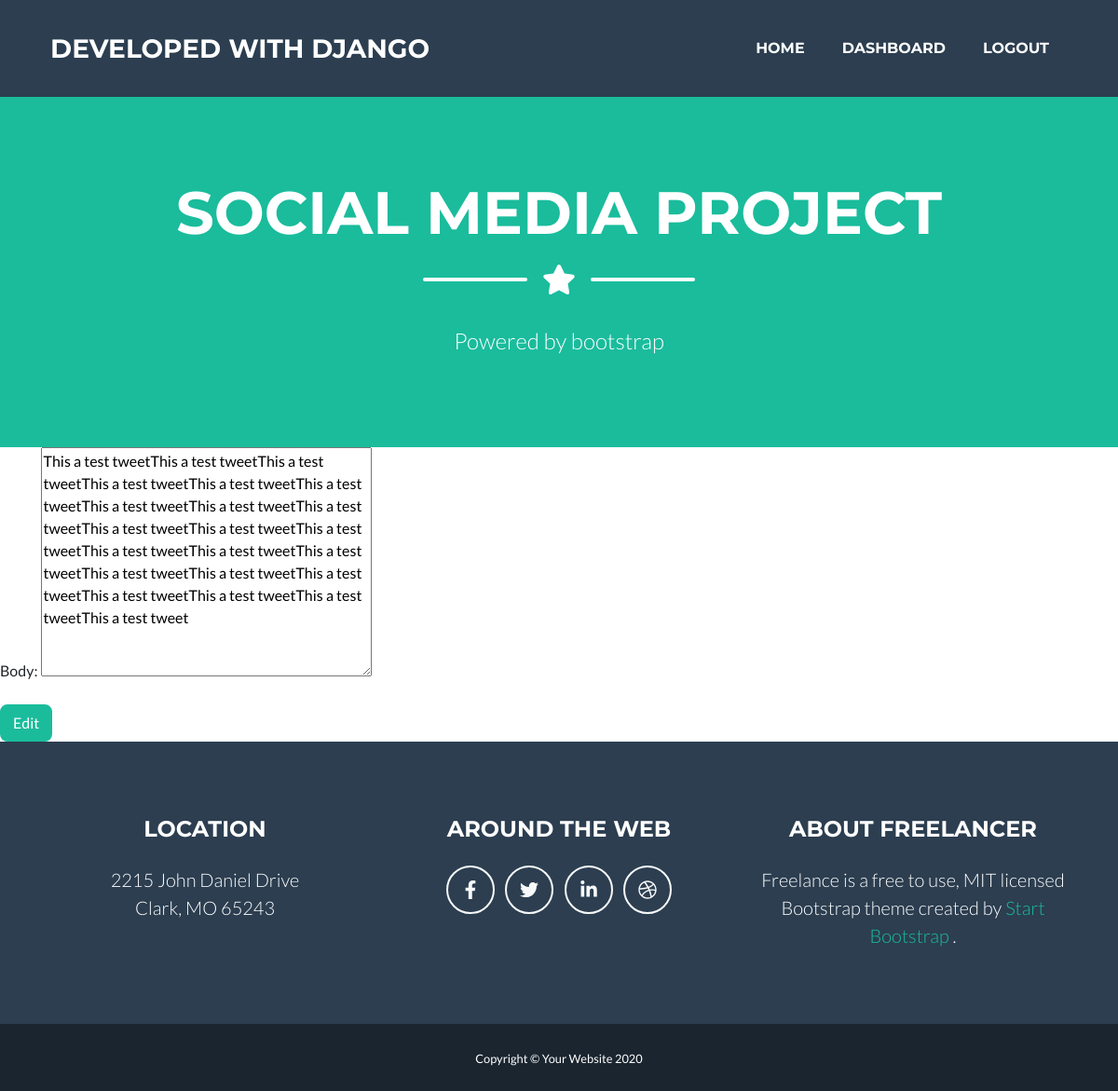
Before: /post_edit/1/12 (signed in) with the older database file.
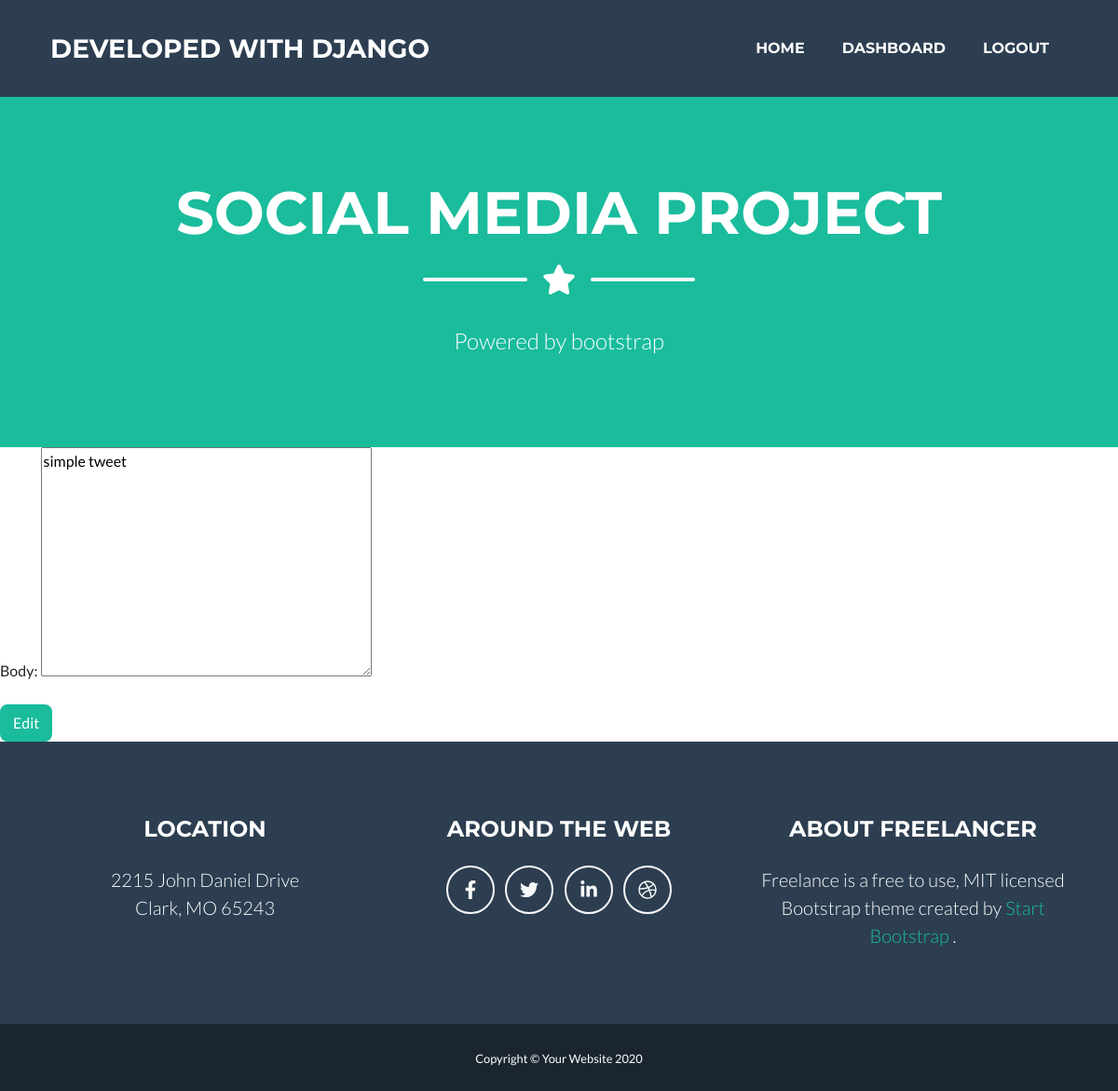
After: the same page with the newer database file.
### posts/models.py (models this page shows, shortened)
class Post (models.Model):
    user = models.ForeignKey(User, on_delete=models.CASCADE)
    body = models.TextField(max_length = 400)
    slug = models.SlugField(max_length = 20)
    created = models.DateTimeField(auto_now_add=True)
    class Meta:
        ordering = ('-created',)

### posts/views.py (the view)
# urls.py: path('post_edit/<int:user_id>/<int:post_id>', views.post_edit, name = "post_edit"),
@login_required
def post_edit(request, user_id, post_id):
    if request.user.id == user_id:
        post = get_object_or_404(Post, id=post_id)
        if request.method == 'POST':
            form = EditPostForm(request.POST, instance=post)
            if form.is_valid():
                ep = form.save(commit=False)
                ep.slug=slugify(form.cleaned_data['body'][:30])
                ep.save()
                messages.success(request, 'Tweet edited succussfully', 'success')
                return redirect('account:dashboard', user_id)
        else:
            form = EditPostForm(instance=post)
            return render(request, 'posts/edit_post.html', {'form':form})
    else:
        return redirect('posts:all_posts')

### posts/forms.py
class EditPostForm(forms.ModelForm):
    class Meta:
        model = Post
        fields = ('body', )

### posts/templates/posts/edit_post.html (shortened to what this page needs)
{% extends 'index.html' %}
{% block content %}
    <form action="" method="post">
        {{form.as_p}}
        <input type="submit" value="Edit" class="btn btn-primary">
    </form>
{% endblock %}

Changed rows visible on the page:
changed Post: body "This a test tweetThis a test tweetThis a test tweetThis a test tweetThis a test tweetThis a test tweetThis a test tweetThis a test tweetThis a test tweetThis a test tweetThis a test tweetThis a test tweetThis a test tweetThis a test tweetThis a test tweetThis a test tweetThis a test tweetThis a test tweetThis a test tweetThis a test tweetThis a test tweetThis a test tweet" → "simple tweet"
